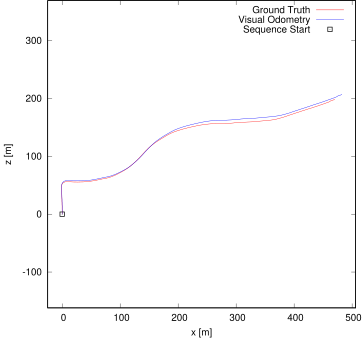

Recreate this plot in gnuplot.
set term postscript eps enhanced color
set output "03.eps"
set size ratio -1
set xrange [-25:506]
set yrange [-162:369]
set xlabel "x [m]"
set ylabel "z [m]"
plot "03.txt" using 1:2 lc rgb "#FF0000" title 'Ground Truth' w lines,"03.txt" using 3:4 lc rgb "#0000FF" title 'Visual Odometry' w lines,"< head -1 03.txt" using 1:2 lc rgb "#000000" pt 4 ps 1 lw 2 title 'Sequence Start' w points
